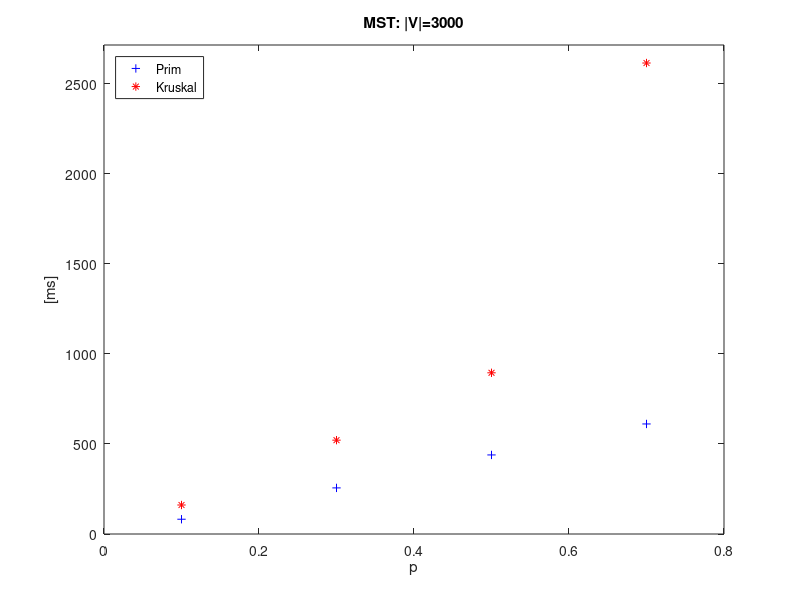

Write the MATLAB code that produced this figure.
%500 wezlow
% k=[14 24 41 53 70]
% p=[2 7 14 20 30]
% s='MST: |V|=500'

%1000 wezlow
% k=[49 132 155 159 220]
% p=[17 49 62 75 120]
% s='MST: |V|=1000'

%2000 wezlow
% k=[94 239 380 540 730]
% p=[39 116 183 259 329]
% s='MST: |V|=2000'

%3000 wezlow
k=[161 521 895 2615]
p=[82 256 439 611]
s='MST: |V|=3000'

%memory
% k=[2376 7066 11747 16434 21122]
% p=[9436 28190 46901 65662 84410]
% s='Zuzycie pamieci dla |V|=2000'






y=[0.1 0.3 0.5 0.7]
scrsz = get(0,'ScreenSize');
figure('OuterPosition',[1 scrsz(4)/2 945 448])
plot(y,p,'b+')
hold
axis([0 0.8 0 k(length(k))+100])

plot(y,k,'r*')

xlabel('p')
ylabel('[ms]')
title(s);
legend('Prim','Kruskal','Location','NorthWest')





